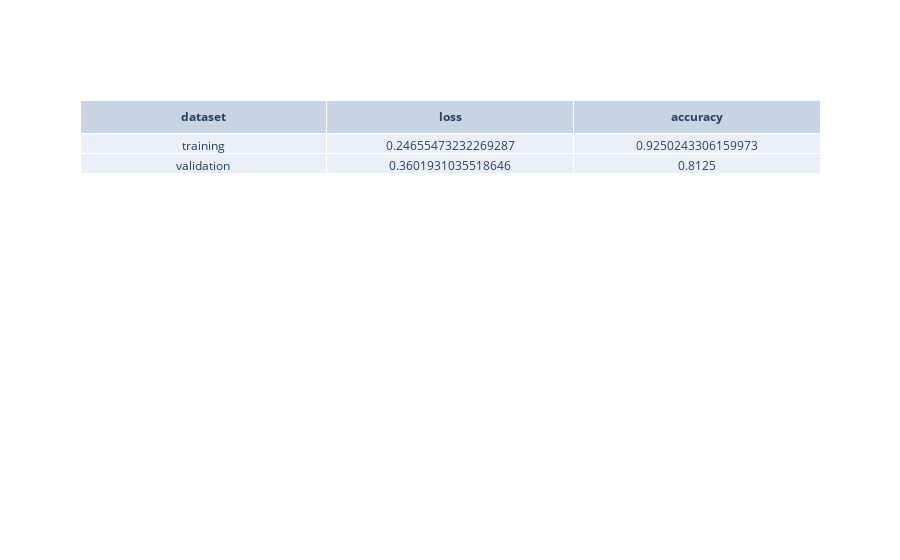

Here is the notebook cell this chart was saved with:
### Code cell
import plotly.graph_objects as go

# present the table for the final result
fig = go.Figure(
    data=[go.Table(header=dict(values=['<b>dataset</b>', '<b>loss</b>', '<b>accuracy</b>']),
    cells=dict(values=[['training', 'validation'], [train_losses[-1], valid_losses[-1]], [train_accs[-1], valid_accs[-1]]]))]
)
fig.show()

### Figure 1 — Plotly figure (JSON) as saved in the notebook; plotly's stock layout.template omitted (floating-point values rounded to 4 significant figures)
{"data": [{"cells": {"values": [["training", "validation"], [0.2466, 0.3602], [0.925, 0.8125]]}, "header": {"values": ["<b>dataset</b>", "<b>loss</b>", "<b>accuracy</b>"]}, "type": "table"}], "layout": {}}
